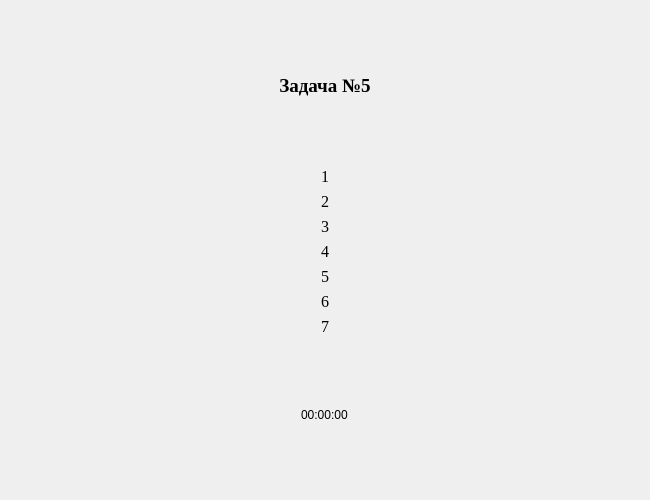
<?xml version="1.0" encoding="UTF-8"?>
<ui version="4.0">
 <class>TestFifth2Form</class>
 <widget class="QWidget" name="TestFifth2Form">
  <property name="geometry">
   <rect>
    <x>0</x>
    <y>0</y>
    <width>650</width>
    <height>500</height>
   </rect>
  </property>
  <property name="windowTitle">
   <string>TestFifth2</string>
  </property>
  <layout class="QGridLayout" name="gridLayout">
   <item row="1" column="1">
    <layout class="QHBoxLayout" name="horizontalLayout_2">
     <item>
      <widget class="QLabel" name="label_8">
       <property name="font">
        <font>
         <family>Times New Roman</family>
         <pointsize>14</pointsize>
        </font>
       </property>
       <property name="text">
        <string>&lt;html&gt;&lt;head/&gt;&lt;body&gt;&lt;p align=&quot;center&quot;&gt;&lt;span style=&quot; font-weight:600;&quot;&gt;Задача №5&lt;/span&gt;&lt;/p&gt;&lt;/body&gt;&lt;/html&gt;</string>
       </property>
      </widget>
     </item>
    </layout>
   </item>
   <item row="3" column="1">
    <layout class="QVBoxLayout" name="verticalLayout">
     <item alignment="Qt::AlignHCenter">
      <widget class="QLabel" name="label">
       <property name="font">
        <font>
         <family>Times New Roman</family>
         <pointsize>12</pointsize>
        </font>
       </property>
       <property name="text">
        <string>&lt;html&gt;&lt;head/&gt;&lt;body&gt;&lt;p align=&quot;center&quot;&gt;1&lt;/p&gt;&lt;/body&gt;&lt;/html&gt;</string>
       </property>
      </widget>
     </item>
     <item alignment="Qt::AlignHCenter">
      <widget class="QLabel" name="label_2">
       <property name="font">
        <font>
         <family>Times New Roman</family>
         <pointsize>12</pointsize>
        </font>
       </property>
       <property name="text">
        <string>&lt;html&gt;&lt;head/&gt;&lt;body&gt;&lt;p&gt;&lt;span style=&quot; font-size:12pt;&quot;&gt;2&lt;/span&gt;&lt;/p&gt;&lt;/body&gt;&lt;/html&gt;</string>
       </property>
      </widget>
     </item>
     <item alignment="Qt::AlignHCenter">
      <widget class="QLabel" name="label_3">
       <property name="font">
        <font>
         <family>Times New Roman</family>
         <pointsize>12</pointsize>
        </font>
       </property>
       <property name="text">
        <string>&lt;html&gt;&lt;head/&gt;&lt;body&gt;&lt;p&gt;&lt;span style=&quot; font-size:12pt;&quot;&gt;3&lt;/span&gt;&lt;/p&gt;&lt;/body&gt;&lt;/html&gt;</string>
       </property>
      </widget>
     </item>
     <item alignment="Qt::AlignHCenter">
      <widget class="QLabel" name="label_4">
       <property name="font">
        <font>
         <family>Times New Roman</family>
         <pointsize>12</pointsize>
        </font>
       </property>
       <property name="text">
        <string>&lt;html&gt;&lt;head/&gt;&lt;body&gt;&lt;p&gt;&lt;span style=&quot; font-size:12pt;&quot;&gt;4&lt;/span&gt;&lt;/p&gt;&lt;/body&gt;&lt;/html&gt;</string>
       </property>
      </widget>
     </item>
     <item alignment="Qt::AlignHCenter">
      <widget class="QLabel" name="label_5">
       <property name="font">
        <font>
         <family>Times New Roman</family>
         <pointsize>12</pointsize>
        </font>
       </property>
       <property name="text">
        <string>&lt;html&gt;&lt;head/&gt;&lt;body&gt;&lt;p&gt;&lt;span style=&quot; font-size:12pt;&quot;&gt;5&lt;/span&gt;&lt;/p&gt;&lt;/body&gt;&lt;/html&gt;</string>
       </property>
      </widget>
     </item>
     <item alignment="Qt::AlignHCenter">
      <widget class="QLabel" name="label_6">
       <property name="font">
        <font>
         <family>Times New Roman</family>
         <pointsize>12</pointsize>
        </font>
       </property>
       <property name="text">
        <string>&lt;html&gt;&lt;head/&gt;&lt;body&gt;&lt;p&gt;&lt;span style=&quot; font-size:12pt;&quot;&gt;6&lt;/span&gt;&lt;/p&gt;&lt;/body&gt;&lt;/html&gt;</string>
       </property>
      </widget>
     </item>
     <item alignment="Qt::AlignHCenter">
      <widget class="QLabel" name="label_7">
       <property name="font">
        <font>
         <family>Times New Roman</family>
         <pointsize>12</pointsize>
        </font>
       </property>
       <property name="text">
        <string>&lt;html&gt;&lt;head/&gt;&lt;body&gt;&lt;p&gt;&lt;span style=&quot; font-size:12pt;&quot;&gt;7&lt;/span&gt;&lt;/p&gt;&lt;/body&gt;&lt;/html&gt;</string>
       </property>
      </widget>
     </item>
    </layout>
   </item>
   <item row="5" column="1">
    <layout class="QHBoxLayout" name="horizontalLayout">
     <item alignment="Qt::AlignHCenter">
      <widget class="QLabel" name="label_9">
       <property name="text">
        <string>00:00:00</string>
       </property>
      </widget>
     </item>
    </layout>
   </item>
   <item row="2" column="1">
    <spacer name="verticalSpacer">
     <property name="orientation">
      <enum>Qt::Vertical</enum>
     </property>
     <property name="sizeHint" stdset="0">
      <size>
       <width>20</width>
       <height>40</height>
      </size>
     </property>
    </spacer>
   </item>
   <item row="3" column="0">
    <spacer name="horizontalSpacer">
     <property name="orientation">
      <enum>Qt::Horizontal</enum>
     </property>
     <property name="sizeHint" stdset="0">
      <size>
       <width>40</width>
       <height>20</height>
      </size>
     </property>
    </spacer>
   </item>
   <item row="4" column="1">
    <spacer name="verticalSpacer_3">
     <property name="orientation">
      <enum>Qt::Vertical</enum>
     </property>
     <property name="sizeHint" stdset="0">
      <size>
       <width>20</width>
       <height>40</height>
      </size>
     </property>
    </spacer>
   </item>
   <item row="0" column="1">
    <spacer name="verticalSpacer_2">
     <property name="orientation">
      <enum>Qt::Vertical</enum>
     </property>
     <property name="sizeHint" stdset="0">
      <size>
       <width>20</width>
       <height>40</height>
      </size>
     </property>
    </spacer>
   </item>
   <item row="6" column="1">
    <spacer name="verticalSpacer_4">
     <property name="orientation">
      <enum>Qt::Vertical</enum>
     </property>
     <property name="sizeHint" stdset="0">
      <size>
       <width>20</width>
       <height>40</height>
      </size>
     </property>
    </spacer>
   </item>
   <item row="3" column="2">
    <spacer name="horizontalSpacer_2">
     <property name="orientation">
      <enum>Qt::Horizontal</enum>
     </property>
     <property name="sizeHint" stdset="0">
      <size>
       <width>40</width>
       <height>20</height>
      </size>
     </property>
    </spacer>
   </item>
   <item row="1" column="2">
    <spacer name="horizontalSpacer_3">
     <property name="orientation">
      <enum>Qt::Horizontal</enum>
     </property>
     <property name="sizeHint" stdset="0">
      <size>
       <width>40</width>
       <height>20</height>
      </size>
     </property>
    </spacer>
   </item>
   <item row="1" column="0">
    <spacer name="horizontalSpacer_4">
     <property name="orientation">
      <enum>Qt::Horizontal</enum>
     </property>
     <property name="sizeHint" stdset="0">
      <size>
       <width>40</width>
       <height>20</height>
      </size>
     </property>
    </spacer>
   </item>
   <item row="5" column="0">
    <spacer name="horizontalSpacer_5">
     <property name="orientation">
      <enum>Qt::Horizontal</enum>
     </property>
     <property name="sizeHint" stdset="0">
      <size>
       <width>40</width>
       <height>20</height>
      </size>
     </property>
    </spacer>
   </item>
   <item row="5" column="2">
    <spacer name="horizontalSpacer_6">
     <property name="orientation">
      <enum>Qt::Horizontal</enum>
     </property>
     <property name="sizeHint" stdset="0">
      <size>
       <width>40</width>
       <height>20</height>
      </size>
     </property>
    </spacer>
   </item>
  </layout>
 </widget>
 <resources/>
 <connections/>
</ui>
